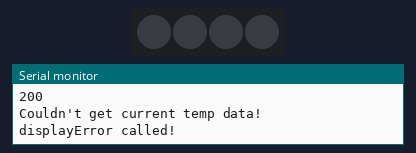
The program below on a simulated ESP8266 (NodeMCU). Parts: 4 RGB LEDs in strip order, left to right, the last lines printed to the serial monitor. Dim RGB values are drawn brighter than linear; WiFi joins after 1.5 s; servers stay silent unless stated; uploads are accepted with an empty reply; EEPROM starts erased.

Above: at 1.89 s.
At 16.54 s:
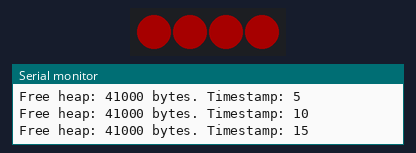
At 32.5 s:
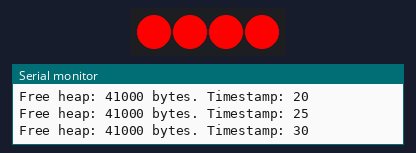
Timing chart, 0 to 38.3 s (numbered marks = the images above):
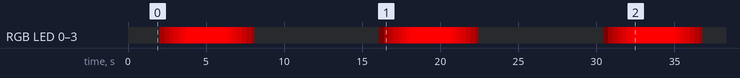

Measured:
- by itself, RGB LED 0–3: off → RGB(38, 0, 0) at 2.0 s, → RGB(74, 0, 0) 0.30 s later, → RGB(112, 0, 0) 0.30 s later, → RGB(150, 0, 0) 0.30 s later, … (47 changes in this stretch)

The program:

main.cpp
```cpp
#include <Arduino.h>
#include <ESP8266WiFi.h>
#include <WiFiClient.h>
#include <ESP8266WebServer.h>
#include <FastLED.h>
#include "Configuration.h"
#include "WebserverConfiguration.h"
#include "WeatherDisplayService.h"
#include "LedController.h"

#define ACCESS_POINT_NAME "StormGlass"

#define NUM_LEDS 4
#define DATA_PIN 0
#define UPDATE_SPEED_LEDS 10

extern "C" {
  #include "user_interface.h"
}

Configuration config;
LedController ledController(UPDATE_SPEED_LEDS, DATA_PIN, NUM_LEDS);
ESP8266WebServer server(80);
WeatherDisplayService* weatherDisplayService = 0;

void createAccessPoint();
void createConfigurationWebserver();
void setupWifi();
void logFreeHeap();

void setup()
{
  wifi_station_set_hostname("StormGlass");

  Serial.begin(115200);

  Serial.println("Loading configuration...");
  config.load();
  Serial.println(String("Configuration loaded. AP: ") + String(config.wifiSsid) +
    String(" Password: ") + String(config.wifiPassword) +
    String(" Location: ") + String(config.locationKey));

  Serial.println("Setting up wifi...");
  setupWifi();
  Serial.println("Wifi set up!");

  Serial.println("Setting up web server...");
  new WebserverConfiguration(&server, &config);
  server.begin();
  Serial.println("Web server set up!");

  if (WiFi.status() == WL_CONNECTED)
  {
    Serial.println("Setting up WeatherDisplayService...");
    weatherDisplayService = new WeatherDisplayService(&ledController, config.locationKey, 5, 3600, 60);
    Serial.println("WeatherDisplayService set up!");
  }
}

void loop() {
  server.handleClient();
  logFreeHeap();
  if (weatherDisplayService != 0)
  {
    weatherDisplayService->handleWeather();
    ledController.handleLeds();
  }

  delay(10);
}

void setupWifi()
{
  if (!(config.wifiSsid && config.wifiPassword))
  {
    Serial.println("WiFi information missing! Setting access point up...");

    WiFi.mode(WIFI_AP);
    WiFi.softAP(ACCESS_POINT_NAME, "");
  }
  else
  {
    WiFi.mode(WIFI_STA);
    WiFi.begin(config.wifiSsid, config.wifiPassword);

    unsigned long startTryingToConnect = millis();

    while(WiFi.status() != WL_CONNECTED)
    {
      if (millis() > (startTryingToConnect + 30000))
      {
        Serial.println("Could not connect to access point! Setting access point up...");
        WiFi.mode(WIFI_AP);
        WiFi.softAP(ACCESS_POINT_NAME, "");
        return;
      }
      delay(500);
      Serial.println("Waiting for connection to access point...");
    }
  }
}

long lastChecked = 0;
void logFreeHeap()
{
  if (millis() > lastChecked + 5000)
  {
    Serial.println(String("Free heap: ") + ESP.getFreeHeap() + String(" bytes. Timestamp: ") + String(millis() / 1000));
    lastChecked = millis();
  }
}
```
